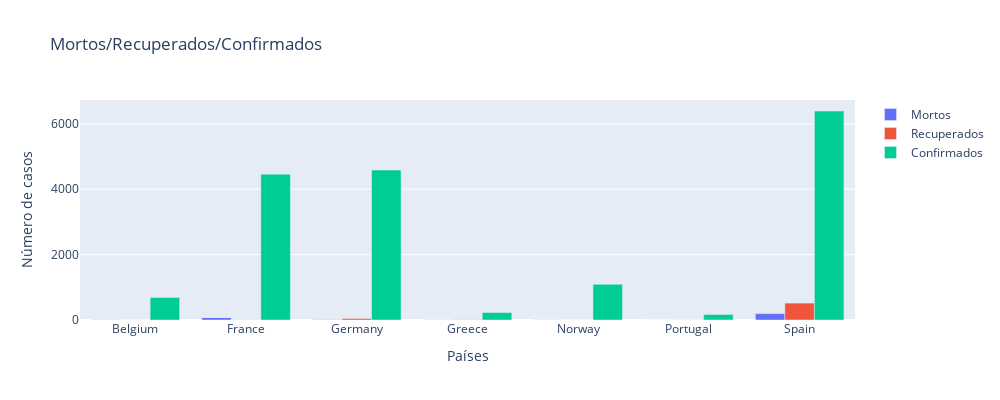

Write notebook code for a chart like this one.
### Code cell
europa = [ 'France', 'Germany', 'Spain', 'Belgium', 'Norway','Greece',  'Portugal']
temp=full_table.loc[full_table.Date == full_table.Date.max()]
temp=temp.reset_index()
temp=temp.loc[temp['Country/Region'].isin(europa)]

layout = go.Layout(height=400,width=1000)

fig = go.Figure(data=[
    go.Bar(name='Mortos', x=temp['Country/Region'], y=temp['Deaths']),
    go.Bar(name='Recuperados', x=temp['Country/Region'], y=temp['Recovered']),
    go.Bar(name='Confirmados', x=temp['Country/Region'], y=temp['Confirmed']),
],layout=layout)

fig.update_layout(
    title="Mortos/Recuperados/Confirmados",
    xaxis_title="Países",
    yaxis_title="Número de casos",
)

fig.show()

### Figure 1 — Plotly figure (JSON) as saved in the notebook; plotly's stock layout.template omitted (floating-point values rounded to 4 significant figures)
{"data": [{"name": "Mortos", "type": "bar", "x": ["Belgium", "France", "France", "France", "France", "France", "Germany", "Greece", "Norway", "Portugal", "Spain"], "y": [4, 91, 0, 0, 0, 0, 9, 3, 3, 0, 195]}, {"name": "Recuperados", "type": "bar", "x": ["Belgium", "France", "France", "France", "France", "France", "Germany", "Greece", "Norway", "Portugal", "Spain"], "y": [1, 12, 0, 0, 0, 0, 46, 8, 1, 2, 517]}, {"name": "Confirmados", "type": "bar", "x": ["Belgium", "France", "France", "France", "France", "France", "Germany", "Greece", "Norway", "Portugal", "Spain"], "y": [689, 4469, 5, 3, 2, 1, 4585, 228, 1090, 169, 6391]}], "layout": {"height": 400, "title": {"text": "Mortos/Recuperados/Confirmados"}, "width": 1000, "xaxis": {"autorange": true, "range": [-0.5, 6.5], "title": {"text": "Países"}, "type": "category"}, "yaxis": {"autorange": true, "range": [0, 6727.0], "title": {"text": "Número de casos"}, "type": "linear"}}}
